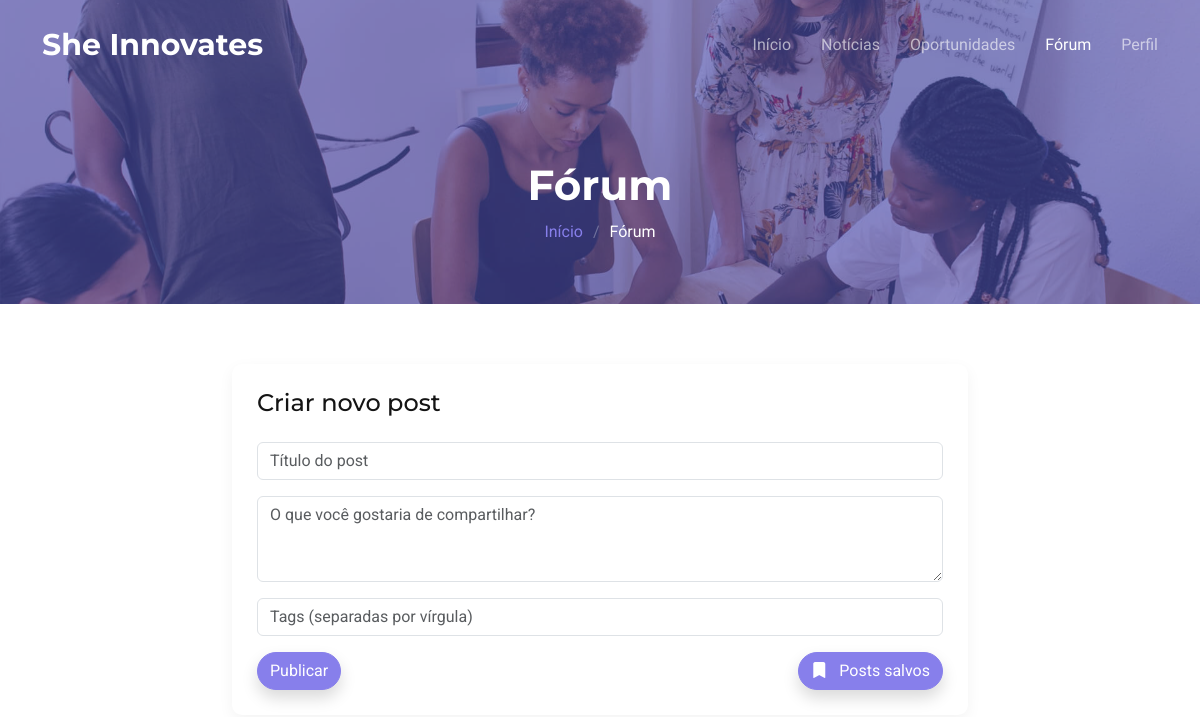
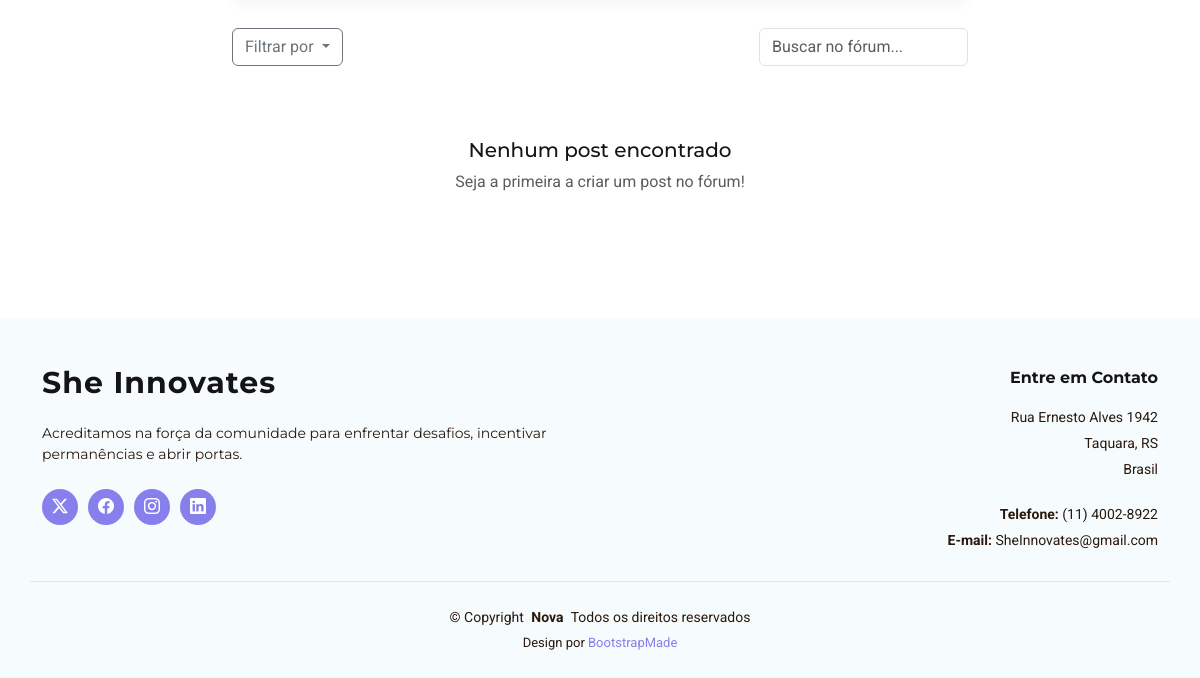
Page /Back-End-Projeto-Integrador/UserCadastrado/forumUserCad.php on the earlier database version (2 pictures, top to bottom).
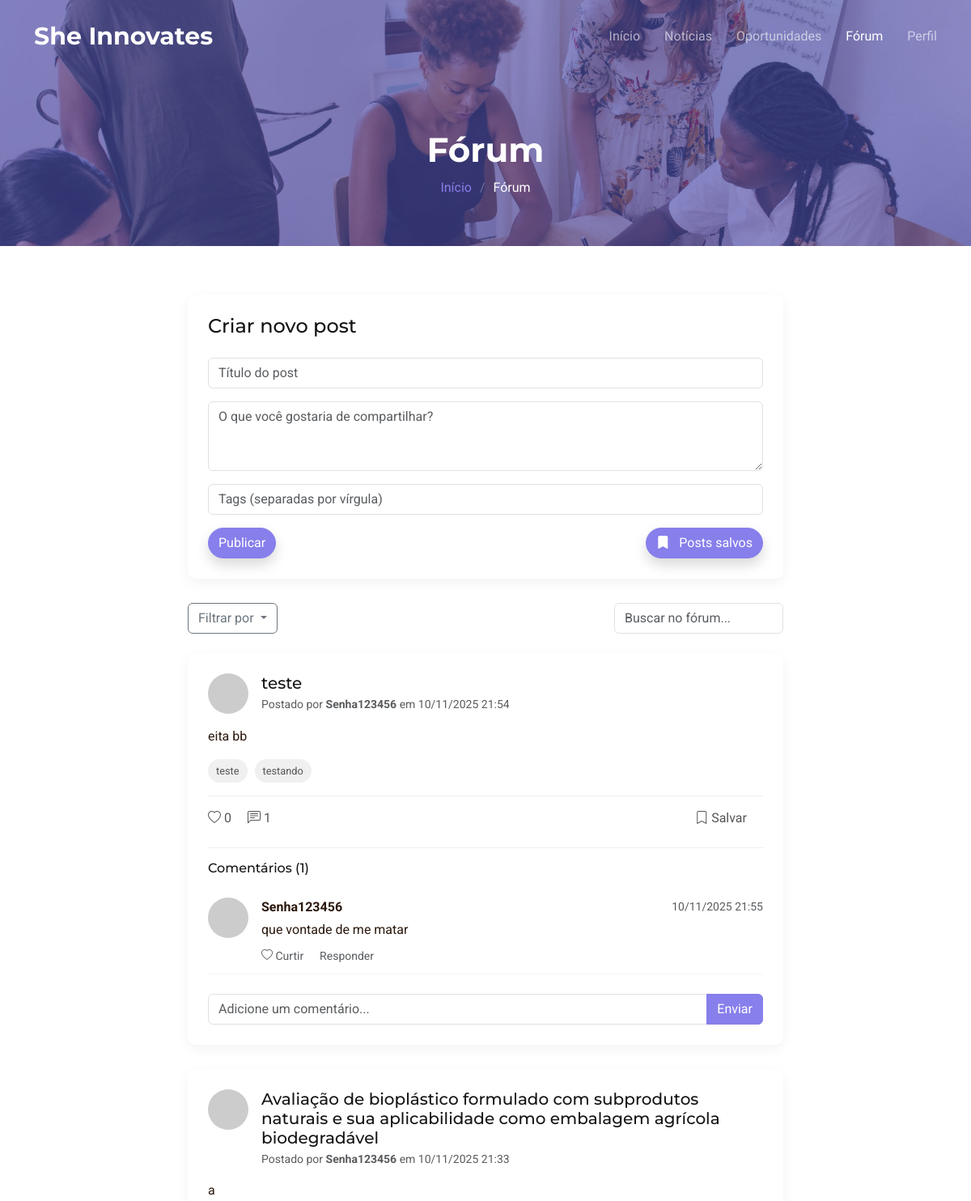
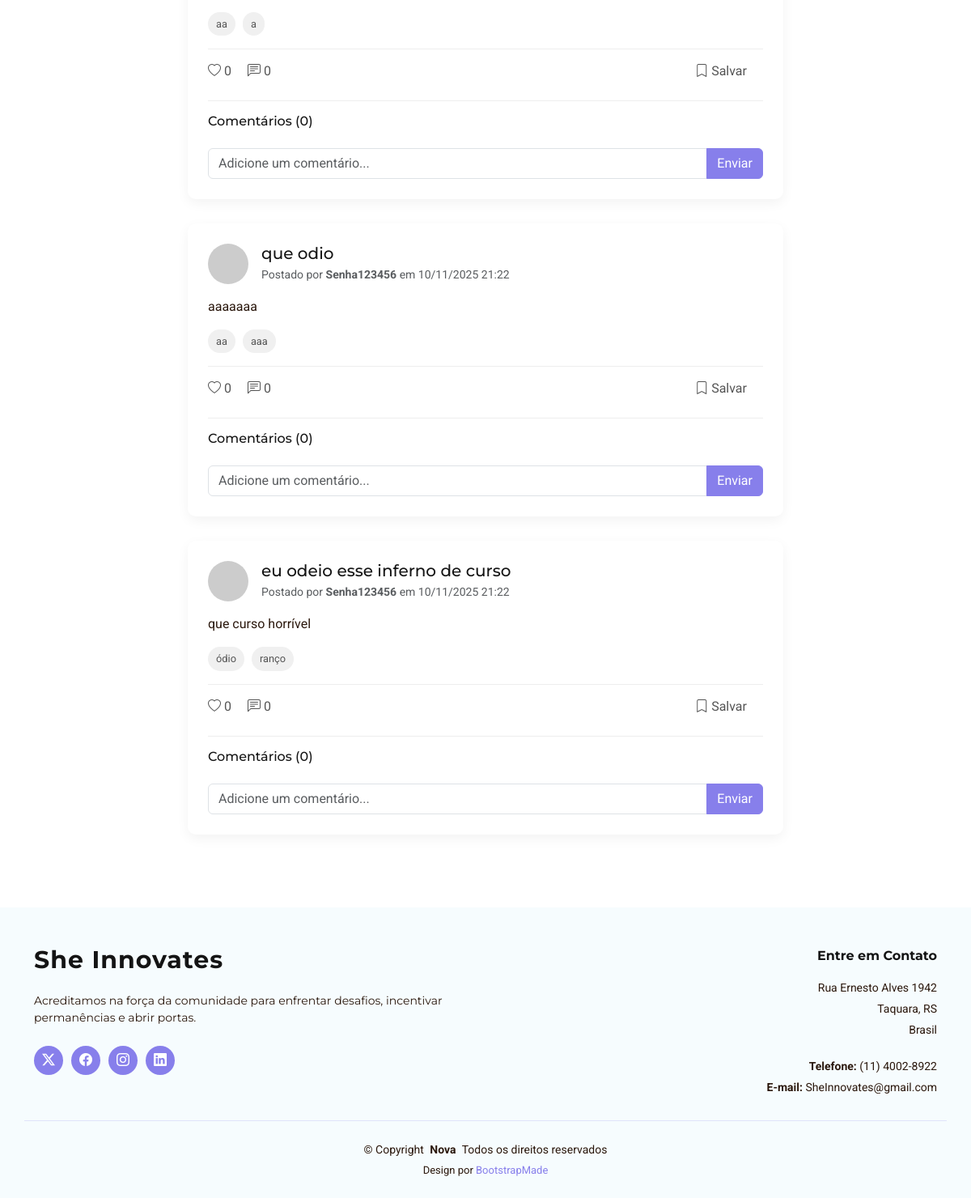
Same page on the later database version (2 pictures, top to bottom).
### tables this page shows
CREATE TABLE `forum_posts` (
  `post_id` int NOT NULL,
  `usuario_id` int NOT NULL,
  `titulo` varchar(255) NOT NULL,
  `conteudo` text NOT NULL,
  `data_criacao` datetime DEFAULT CURRENT_TIMESTAMP,
  `data_edicao` datetime DEFAULT NULL,
  `ativo` tinyint(1) DEFAULT '1'
);

CREATE TABLE `usuarios` (
  `usuario_id` int NOT NULL,
  `nome_usuario` varchar(50) NOT NULL,
  `email` varchar(100) NOT NULL,
  `senha` varchar(255) NOT NULL,
  `is_admin` tinyint(1) NOT NULL DEFAULT '0',
  `data_cadastro` timestamp NULL DEFAULT CURRENT_TIMESTAMP
);

CREATE TABLE `post_comentarios` (
  `comentario_id` int NOT NULL,
  `post_id` int NOT NULL,
  `usuario_id` int NOT NULL,
  `comentario` text NOT NULL,
  `comentario_pai_id` int DEFAULT NULL,
  `data_criacao` datetime DEFAULT CURRENT_TIMESTAMP,
  `data_edicao` datetime DEFAULT NULL,
  `ativo` tinyint(1) DEFAULT '1'
);

### Back-End-Projeto-Integrador/controleForum/forumModel.php (called while the page is built, shortened)
<?php
require_once __DIR__ . '/../Include/conexao.php';
class ForumModel {
    private $conn;
    public function __construct() {
        try {
            global $con;
            $this->conn = $con;
        } catch (Exception $e) {
            error_log("Erro ao criar ForumModel: " . $e->getMessage());
            throw $e;
        }
    }
    public function listarPosts() {
    try {
        $sql = "SELECT
                    fp.post_id,
                    fp.titulo,
                    fp.conteudo,
                    fp.data_criacao,
                    u.usuario_id,
                    u.nome_usuario,
                    (SELECT COUNT(*) FROM post_curtidas pc WHERE pc.post_id = fp.post_id) as curtidas,
                    (SELECT COUNT(*) FROM post_comentarios pco WHERE pco.post_id = fp.post_id) as total_comentarios
                FROM forum_posts fp
                INNER JOIN usuarios u ON fp.usuario_id = u.usuario_id
                WHERE fp.ativo = 1
                ORDER BY fp.data_criacao DESC";
        $result = $this->conn->query($sql);
        $posts = [];
        while ($row = $result->fetch_assoc()) {
            $posts[] = $row;
        }
        return $posts;
    } catch (Exception $e) {
        error_log("Erro ao listar posts: " . $e->getMessage());
        return [];
    }
}
    public function listarComentariosPorPost($post_id) {
        try {
            $sql = "SELECT
                        pc.comentario_id,
                        pc.comentario,
                        pc.data_criacao,
                        pc.comentario_pai_id,
                        u.usuario_id,
                        u.nome_usuario
                    FROM post_comentarios pc
                    INNER JOIN usuarios u ON pc.usuario_id = u.usuario_id
                    WHERE pc.post_id = ? AND pc.ativo = TRUE
                    ORDER BY
                        CASE WHEN pc.comentario_pai_id IS NULL THEN pc.comentario_id ELSE pc.comentario_pai_id END,
                        pc.data_criacao ASC";
            $stmt = $this->conn->prepare($sql);
            $stmt->bind_param("i", $post_id);
            $stmt->execute();
            $result = $stmt->get_result();
            $comentarios = [];
            while ($row = $result->fetch_assoc()) {
                $comentarios[] = $row;
            }
            return $comentarios;
        } catch (Exception $e) {
            error_log("Erro ao listar comentários: " . $e->getMessage());
            return [];
        }
    }
    public function getTagsDoPost($post_id) {
        try {
            $sql = "SELECT ft.nome
                    FROM forum_tags ft
                    INNER JOIN post_tags pt ON ft.tag_id = pt.tag_id
                    WHERE pt.post_id = ?";
            $stmt = $this->conn->prepare($sql);
            $stmt->bind_param("i", $post_id);
            $stmt->execute();
            $result = $stmt->get_result();
            $tags = [];
            while ($row = $result->fetch_assoc()) {
                $tags[] = $row['nome'];
            }
            return $tags;
        } catch (Exception $e) {
            error_log("Erro ao buscar tags: " . $e->getMessage());
            return [];
        }
    }
}
?>

### Back-End-Projeto-Integrador/controleForum/postsForum.php (called while the page is built, shortened)
<?php
require_once __DIR__ . '/../Include/conexao.php';
require_once __DIR__ . '/forumModel.php';
class ForumController {
    private $forumModel;
    public function __construct() {
        $this->forumModel = new ForumModel();
    }
    public function getTagsDoPost($post_id) {
        return $this->forumModel->getTagsDoPost($post_id);
    }
    public function listarPosts() {
        return $this->forumModel->listarPosts();
    }
    public function listarComentariosPorPost($post_id) {
        return $this->forumModel->listarComentariosPorPost($post_id);
    }
}
?>

### Back-End-Projeto-Integrador/UserCadastrado/forumUserCad.php (the view, shortened to what the changed rows need)
<?php
$posts = [];
try {
    require_once __DIR__ . '/../controleForum/postsForum.php';
    $controller = new ForumController();
    $posts = $controller->listarPosts();
} catch (Exception $e) {
    error_log("Erro ao carregar posts: " . $e->getMessage());
    $_SESSION['erro'] = "Erro ao carregar o fórum: " . $e->getMessage();
}
?>
<!DOCTYPE html>
<html lang="pt-br">
<head>
    <?php require("../Include/hrefCssHead.php"); ?>
</head>
<body class="services-page">
<?php require_once __DIR__ . '/../Include/menuADM.php'; ?>
<main class="main">
    <div class="page-title dark-background" data-aos="fade" style="background-image: url(../assets/img/services-page-title-bg.jpg);">
        <div class="container">
            <h1>Fórum</h1>
        </div>
    </div>
        <div class="forum-container">
            <div class="container">
                <div class="row">
                    <div class="col-lg-8 mx-auto">
<div id="posts-container">
    <?php if (empty($posts)): ?>
        <div class="text-center py-5" data-aos="fade-up">
            <h5>Nenhum post encontrado</h5>
            <p class="text-muted">Seja a primeira a criar um post no fórum!</p>
        </div>
    <?php else: ?>
        <?php foreach ($posts as $post):
            $comentarios = $controller->listarComentariosPorPost($post['post_id']);
            $tags = $controller->getTagsDoPost($post['post_id']);
        ?>
            <div class="forum-post" data-aos="fade-up" id="post-<?php echo $post['post_id']; ?>">
                <div class="d-flex mb-3">
                    <img src="https://randomuser.me/api/portraits/women/<?php echo rand(1, 90); ?>.jpg" alt="User" class="user-avatar me-3">
                    <div>
                        <h5 class="mb-1"><?php echo htmlspecialchars($post['titulo']); ?></h5>
                        <p class="text-muted small mb-0">
                            Postado por <strong><?php echo htmlspecialchars($post['nome_usuario']); ?></strong>
                            em <?php echo date('d/m/Y H:i', strtotime($post['data_criacao'])); ?>
                        </p>
                    </div>
                </div>
                <p class="mb-3"><?php echo nl2br(htmlspecialchars($post['conteudo'])); ?></p>
                <?php if (!empty($tags)): ?>
                    <div class="mb-3">
                        <?php foreach ($tags as $tag): ?>
                            <span class="tag"><?php echo htmlspecialchars($tag); ?></span>
                        <?php endforeach; ?>
                    </div>
                <?php endif; ?>
                <div class="post-actions d-flex">
                    <div class="action-btn like-btn">
                        <i class="bi bi-heart me-1"></i> <span><?php echo $post['curtidas']; ?></span>
                    </div>
                    <div class="action-btn comment-btn">
                        <i class="bi bi-chat-left-text me-1"></i> <span><?php echo $post['total_comentarios']; ?></span>
                    </div>
                    <div class="action-btn save-btn ms-auto">
                        <i class="bi bi-bookmark me-1"></i> Salvar
                    </div>
                </div>
                <div class="comments-section mt-4">
                    <h6 class="mb-3">Comentários (<?php echo count($comentarios); ?>)</h6>
                    <?php
                    $comentarios_principais = array_filter($comentarios, function($c) { return $c['comentario_pai_id'] === null; });
                    ?>
                    <?php foreach ($comentarios_principais as $comentario): ?>
                        <div class="comment mb-3">
                            <div class="d-flex">
                                <img src="https://randomuser.me/api/portraits/women/<?php echo rand(1, 90); ?>.jpg" alt="User" class="user-avatar me-3">
                                <div class="flex-grow-1">
                                    <div class="d-flex justify-content-between align-items-center mb-1">
                                        <strong><?php echo htmlspecialchars($comentario['nome_usuario']); ?></strong>
                                        <small class="text-muted"><?php echo date('d/m/Y H:i', strtotime($comentario['data_criacao'])); ?></small>
                                    </div>
                                    <p class="mb-2"><?php echo htmlspecialchars($comentario['comentario']); ?></p>
                                    <div class="comment-actions">
                                        <a href="#" class="text-muted small me-3"><i class="bi bi-heart"></i> Curtir</a>
                                        <a href="#" class="text-muted small reply-btn" data-comentario-id="<?php echo $comentario['comentario_id']; ?>">Responder</a>
                                    </div>
                                </div>
                            </div>
                        </div>
                    <?php endforeach; ?>
                    <div class="add-comment mt-4">
                        <form class="comment-form" action="../controleForum/postsForum.php?action=adicionar_comentario" method="POST">
                            <div class="input-group">
                                <input type="text" class="form-control" name="comentario" placeholder="Adicione um comentário..." required>
                                <button class="btn btn-primary" type="submit">Enviar</button>
                            </div>
                        </form>
                    </div>
                </div>
            </div>
        <?php endforeach; ?>
    <?php endif; ?>
</div>
                    </div>
                </div>
            </div>
        </div>
    </main>
</body>
</html>

Differences in the rows shown:
added forum_posts: titulo "teste", usuario.nome_usuario "Senha123456", data_criacao "10/11/2025 21:54", conteudo "eita bb", tag "teste", tag "testando", curtidas "0", total_comentarios "1", count($comentarios) "1"
added post_comentarios: usuario.nome_usuario "Senha123456", data_criacao "10/11/2025 21:55", comentario "que vontade de me matar"
added forum_posts: titulo "Avaliação de bioplástico formulado com subprodutos naturais e sua aplicabilidade como embalagem agrícola biodegradável", usuario.nome_usuario "Senha123456", data_criacao "10/11/2025 21:33", conteudo "a", tag "aa", tag "a", curtidas "0", total_comentarios "0", count($comentarios) "0"
added forum_posts: titulo "que odio", usuario.nome_usuario "Senha123456", data_criacao "10/11/2025 21:22", conteudo "aaaaaaa", tag "aa", tag "aaa", curtidas "0", total_comentarios "0", count($comentarios) "0"
added forum_posts: titulo "eu odeio esse inferno de curso", usuario.nome_usuario "Senha123456", data_criacao "10/11/2025 21:22", conteudo "que curso horrível", tag "ódio", tag "ranço", curtidas "0", total_comentarios "0", count($comentarios) "0"
Other differences:
text no longer shown: "Nenhum post encontrado Seja a primeira a criar um post no fórum!"
